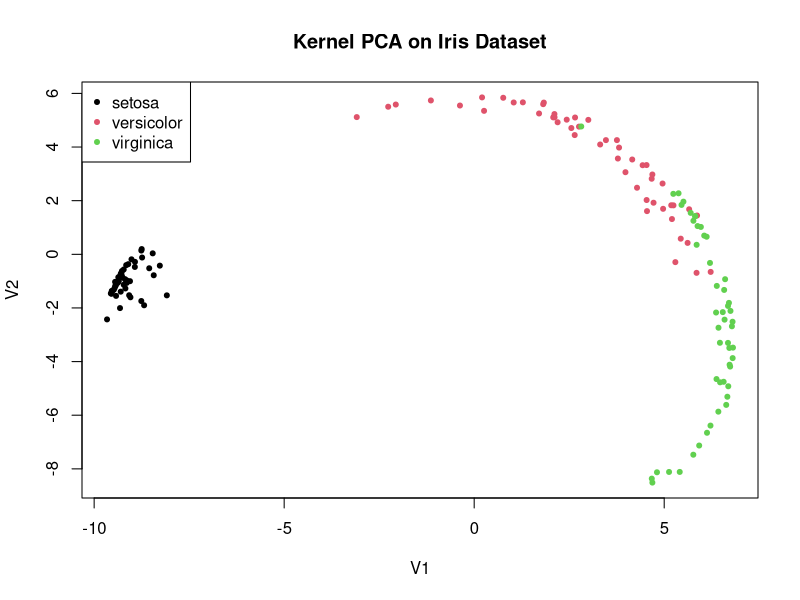

Here is the R script that generated this plot:
library(kernlab)
data(iris)
features <- iris[, 1:4]
kernel <- rbfdot(sigma = 0.1)
features_matrix <- as.matrix(features)
kpca_result <- kpca(features_matrix, kernel = kernel, features = 2)
projected_data <- as.data.frame(predict(kpca_result, features_matrix))
plot(projected_data, col = iris$Species, pch = 20, main = "Kernel PCA on Iris Dataset")
legend("topleft", legend = unique(iris$Species), col = 1:length(unique(iris$Species)), pch = 20)
